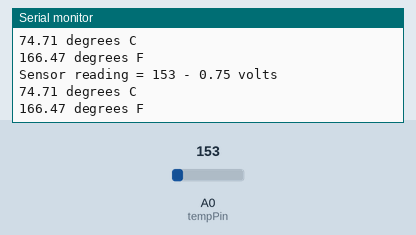
Simulated run of this sketch. Board: Arduino Uno, built with avr-gcc and run on an emulated ATmega328P. Shown: the last lines printed to the serial monitor. Inputs (shaded band) come from the test bench; at power-on: A0 (tempPin) = 153.

Above: at 3.8 s.
3.9 s: A0 (tempPin) set to 165
At 6.3 s:
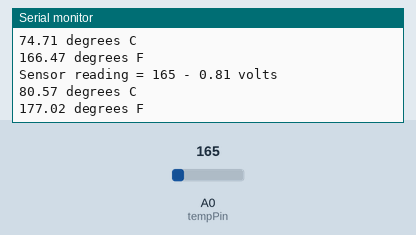
7.8 s: A0 (tempPin) set to 175
At 9.9 s:
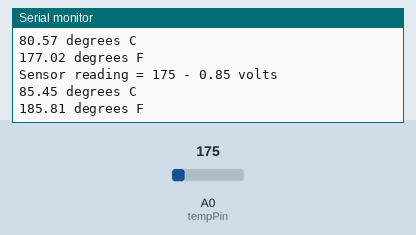
Timing chart, 0 to 11.4 s (numbered marks = the images above; inputs shaded):
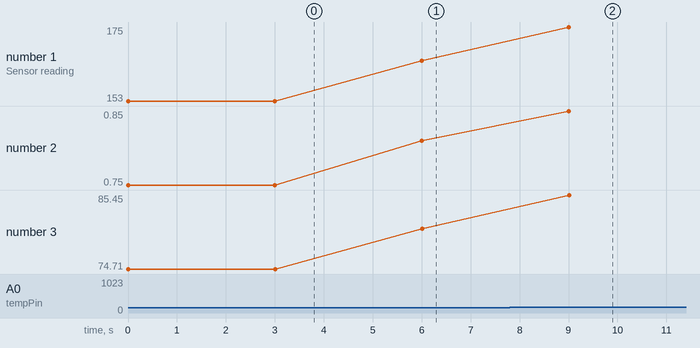

Measured:
- after the input at 3.9 s, the serial monitor: prints a new line after 2.1 s (image 1)
- after the input at 7.8 s, the serial monitor: prints a new line after 1.2 s (image 2)
- plotted number 1: 153 → 165 after the input at 3.9 s, 165 → 175 after the input at 7.8 s
- plotted number 2: 0.75 → 0.81 after the input at 3.9 s, 0.81 → 0.85 after the input at 7.8 s
- plotted number 3: 74.71 → 80.57 after the input at 3.9 s, 80.57 → 85.45 after the input at 7.8 s

The sketch:

TemperatureDemo.ino
```cpp
int tempPin = 0;        //the analog pin the TMP36's Vout (sense) pin is connected to
                        //the resolution is 10 mV / degree centigrade with a
                        //500 mV offset to allow for negative temperatures
int SensorReading;        // the analog reading from the sensor
int waitTime=3000;     //Amount of time in mS to wait in between temperature readings

void setup(void) {
  Serial.begin(115200);   // We'll send information via the Serial monitor
}


void loop(void) {
  SensorReading = analogRead(tempPin);  //Read from the temperature sensor
  Serial.print("Sensor reading = "); //Serial.print displays to the Serial Monitor. Click Tools, Serial montior to view the output.
  Serial.print(SensorReading);     // This is the raw analog reading

  // converting that reading to voltage, which is based off the reference voltage (5V)
  float voltage = SensorReading * 5;
        voltage = voltage / 1024.0;

  // Display the voltage
  Serial.print(" - ");
  Serial.print(voltage); Serial.println(" volts");

  // now print out the temperature
  float temperatureC = (5.0 * SensorReading * 100.0) / 1024; //converting from 10 mv per degree with 500 mV offset for negavite temperatures.


  //Note you can shorten all of the above lines and just store the temperature by using this line.
  //float temperatureC = (5.0 * analogRead(tempPin) * 100.0) / 1024;

  Serial.print(temperatureC); Serial.println(" degrees C");

  // Convert and output to Fahrenheight
  float temperatureF = (temperatureC * 9.0 / 5.0) + 32.0;
  Serial.print(temperatureF); Serial.println(" degrees F");

  delay(waitTime); //Wait until it's time to loop again.
}
```
